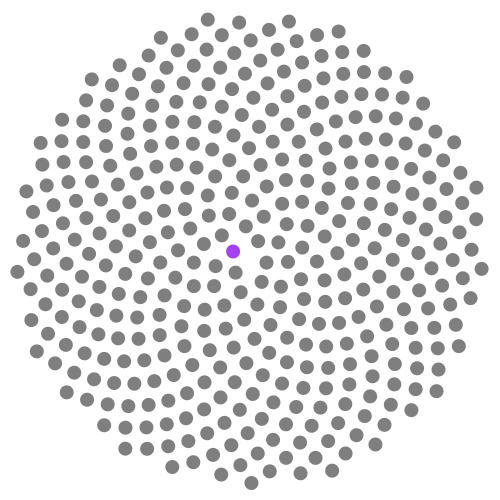
Frame 1 (no input)
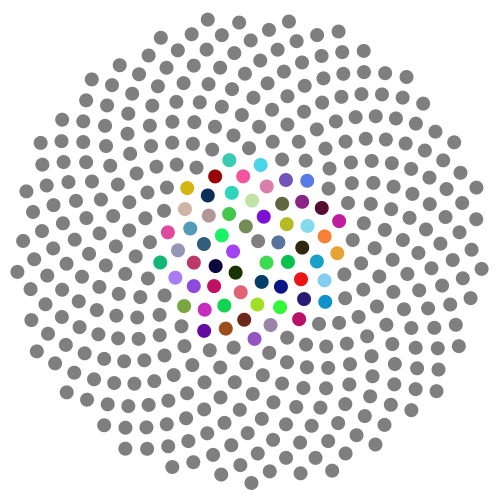
Frame 60 (the mouse pressed at the canvas centre just before this capture)
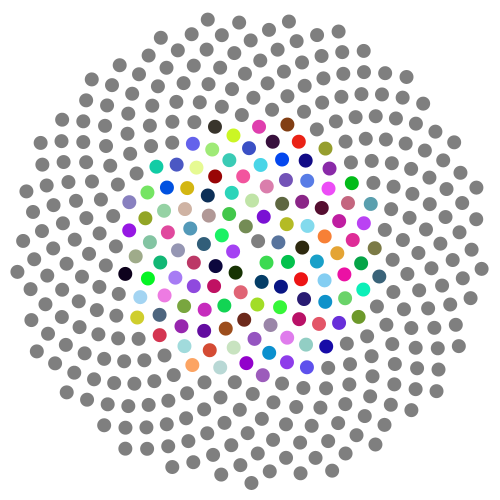
Frame 120 (the mouse held since frame 60 and released just before this capture)

The Processing sketch that drew these frames (run headless with seeded random() and noise(); from frame 60 on, the mouse is pressed at the canvas centre):

// Processing sketch: AfterHirstV
// ── AfterHirstV.pde
Agent[] agents;

int  numAgents =387;
boolean increasing=true;
int p,q,p_,q_;


PVector center, vertex;

void setup() {
  size(500, 500);
  colorMode(RGB,1.0,1.0,1.0);
  background(1.0,1.0,1.0);
  agents= new Agent[numAgents];
 center = new PVector( width/2.0, height/2.0);
    for (int i = 0; i< numAgents; i++)
   {
      vertex = goldenPoint(i+1);
  vertex.mult(12.0);
  vertex.add(center);
  float grey=0.5;
       color c=color(grey,grey,grey);
       
        agents[i] = new Agent(vertex.x,vertex.y,7, c);
      
    }
    
    p=0;
    
}


void draw() {
   background(1.0,1.0,1.0);
   
if(increasing)
{
  p++;
}
else
{
  p--;
}

if(p== numAgents-1)
{
  increasing=false;
}
if(p==0)
{
  increasing=true;
}


agents[p].evolve();


   for (int i =0; i< numAgents; i++)
   {
   agents[i].display();
   }
    
   println(frameRate);  
  
}



class Agent {
  color c;
  float r,g,b;
  float x, y;
  float p_x, p_y;
  float radius,d;
 
  
  Agent() {
    
  x=1;
  y=1;
  p_x =1;
  p_y =1;
  radius=1;
  }
  
  Agent(float x_pos, float y_pos,float rad,color col)
  {
    x = x_pos;
    y = y_pos;
    radius=rad;
    d=2*rad;
    c=col;
    r=red(c);
    g=green(c);
    b=blue(c);
  }
  
  void evolve() 
  {
  //p_x = p_x+ dp_x;
  //p_y = p_y+ dp_y;
    c =color(random(1.0),random(1.0),random(1.0));
  
   
   // x = x + p_x;
   // y = y + p_y;
   
    
  }
  
void display() {
  noStroke();
  fill(c);
  ellipse(x,y,d,d);
}
  
  
}

PVector goldenPoint(int n)
{
  float theta = 2.39996*n;
  float r=sqrt(n);
 return new PVector(r*sin(theta),r*cos(theta));
}

void keyPressed() {
   if (key == 's'){
     save("AfterHirstV.png");
   }
 }
